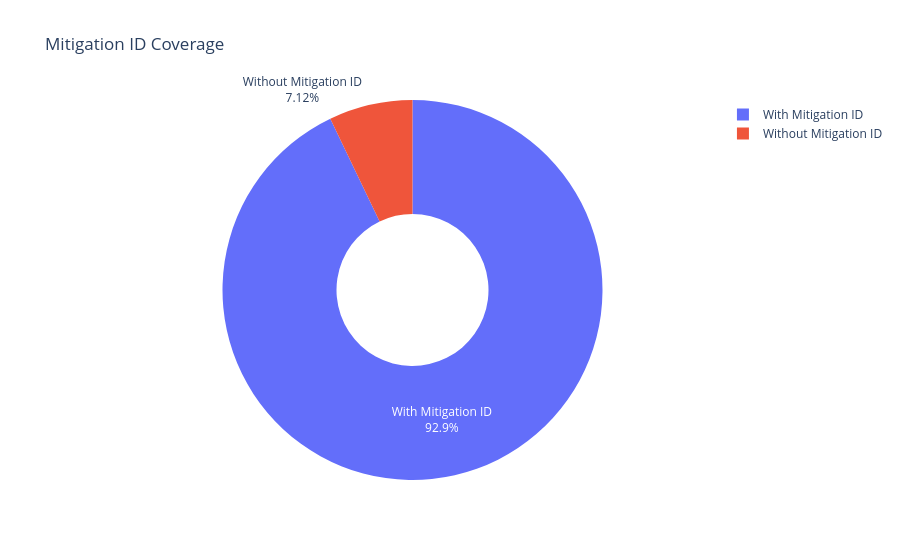

Write notebook code for a chart like this one.
### Code cell
mitigation_summary = pd.DataFrame({
    "Status": [
        "With Mitigation ID",
        "Without Mitigation ID"
    ],
    "Count": [
        df["mitigation_id"].notna().sum(),
        df["mitigation_id"].isna().sum()
    ]
})

fig = px.pie(
    mitigation_summary,
    names="Status",
    values="Count",
    title="Mitigation ID Coverage",
    hole=0.4
)

fig.update_traces(
    textinfo="label+percent",
    hovertemplate="%{label}<br>Records: %{value}<br>Percentage: %{percent}<extra></extra>"
)

fig.show()

### Figure 1 — Plotly figure (JSON) as saved in the notebook; plotly's stock layout.template omitted (floating-point values rounded to 4 significant figures)
{"data": [{"domain": {"x": [0, 1], "y": [0, 1]}, "hole": 0.4, "hovertemplate": "%{label}<br>Records: %{value}<br>Percentage: %{percent}<extra></extra>", "labels": ["With Mitigation ID", "Without Mitigation ID"], "legendgroup": "", "name": "", "showlegend": true, "textinfo": "label+percent", "type": "pie", "values": [1448, 111]}], "layout": {"legend": {"tracegroupgap": 0}, "title": {"text": "Mitigation ID Coverage"}}}
